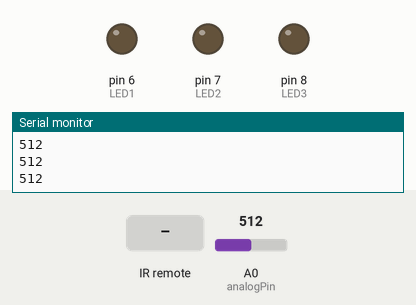
This sketch was run on a simulated Arduino Uno, built with avr-gcc and run on an emulated ATmega328P. Shown: output pins drawn as LEDs (lit = HIGH), the last lines printed to the serial monitor. Inputs (shaded band) come from the test bench; at power-on: A0 (analogPin) = 512.

Above: at 1.2 s.
1.3 s: infrared code 0xF30CFF00 received
At 2.2 s:
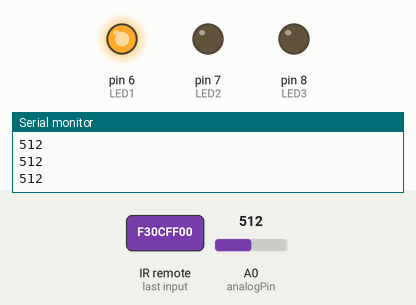
2.8 s: A0 (analogPin) set to 97
4.3 s: A0 (analogPin) set to 86
At 5.0 s:
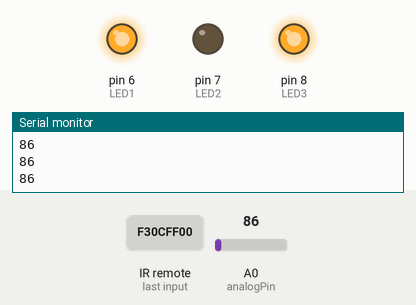
5.8 s: infrared code 0xE718FF00 received
At 6.9 s:
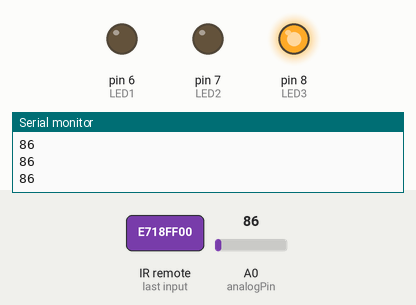
7.3 s: infrared code 0xA15EFF00 received
At 7.8 s:
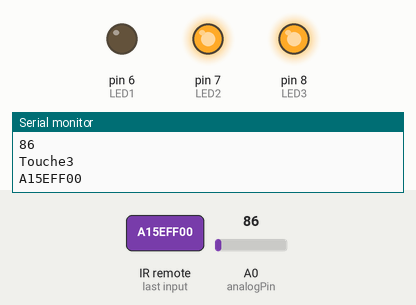
8.8 s: A0 (analogPin) set to 122
At 9.7 s:
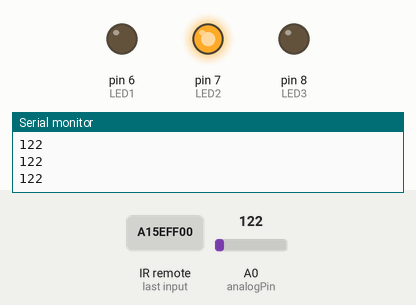
Timing chart, 0 to 11.3 s (numbered marks = the images above; inputs shaded):
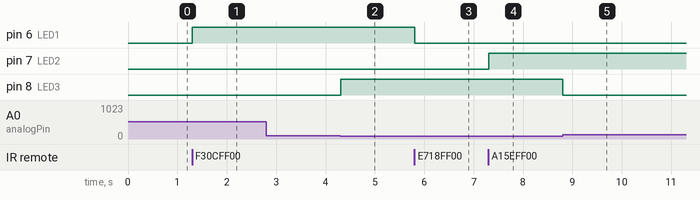

Measured:
- the behaviour switches between 91 and 90 on A0 (analogPin) (found by bisection; images 1 and 2)
- after the input at 1.3 s, pin 6 (LED1): LOW → HIGH at once
- after the input at 4.3 s, pin 8 (LED3): LOW → HIGH at once
- after the input at 5.8 s, pin 6 (LED1): HIGH → LOW at once
- after the input at 7.3 s, pin 7 (LED2): LOW → HIGH at once
- after the input at 8.8 s, pin 8 (LED3): HIGH → LOW at once

The sketch:

Maison.ino
```cpp
#include <IRremote.hpp>

const int DIN_RECEPTEUR_INFRAROUGE = 11;

IRrecv IR(DIN_RECEPTEUR_INFRAROUGE);
const int LED1= 6;
const int LED2= 7;
char AN_PHOTORESISTANCE = A0;
const int LED3 = 8;
int analogPin =0;
int analogValue = 0;
void setup() {
  Serial.begin(9600);
  IR.enableIRIn();
  //IR.blink13(true);
  pinMode(LED1, OUTPUT);
  pinMode(LED2, OUTPUT);
  pinMode(LED3, OUTPUT);

}

void loop() {
  if (IR.decode()) {
    if (IR.decodedIRData.decodedRawData == 0xF30CFF00) {
      digitalWrite(LED1, HIGH); // Allumer la lampe
      Serial.println("Touche1");
    }
    if (IR.decodedIRData.decodedRawData == 0xE718FF00) {
      digitalWrite(LED1, LOW); // Éteindre la lampe
      Serial.println("Touche2");
    }
      if (IR.decodedIRData.decodedRawData == 0xA15EFF00) {
      digitalWrite(LED2, HIGH); // Allumer la lampe
      Serial.println("Touche3");
    }
    if (IR.decodedIRData.decodedRawData == 0xF708FF00) {
      digitalWrite(LED2, LOW); // Éteindre la lampe
      Serial.println("Touche4");
    }
    Serial.println(IR.decodedIRData.decodedRawData, HEX);
    delay(500);
    IR.resume();
  }
analogValue = analogRead(analogPin);
 Serial.println(analogValue);
 if(analogValue>90){
   digitalWrite(LED3,LOW);

 }
  else{
  digitalWrite(LED3,HIGH);

  }

}
```
